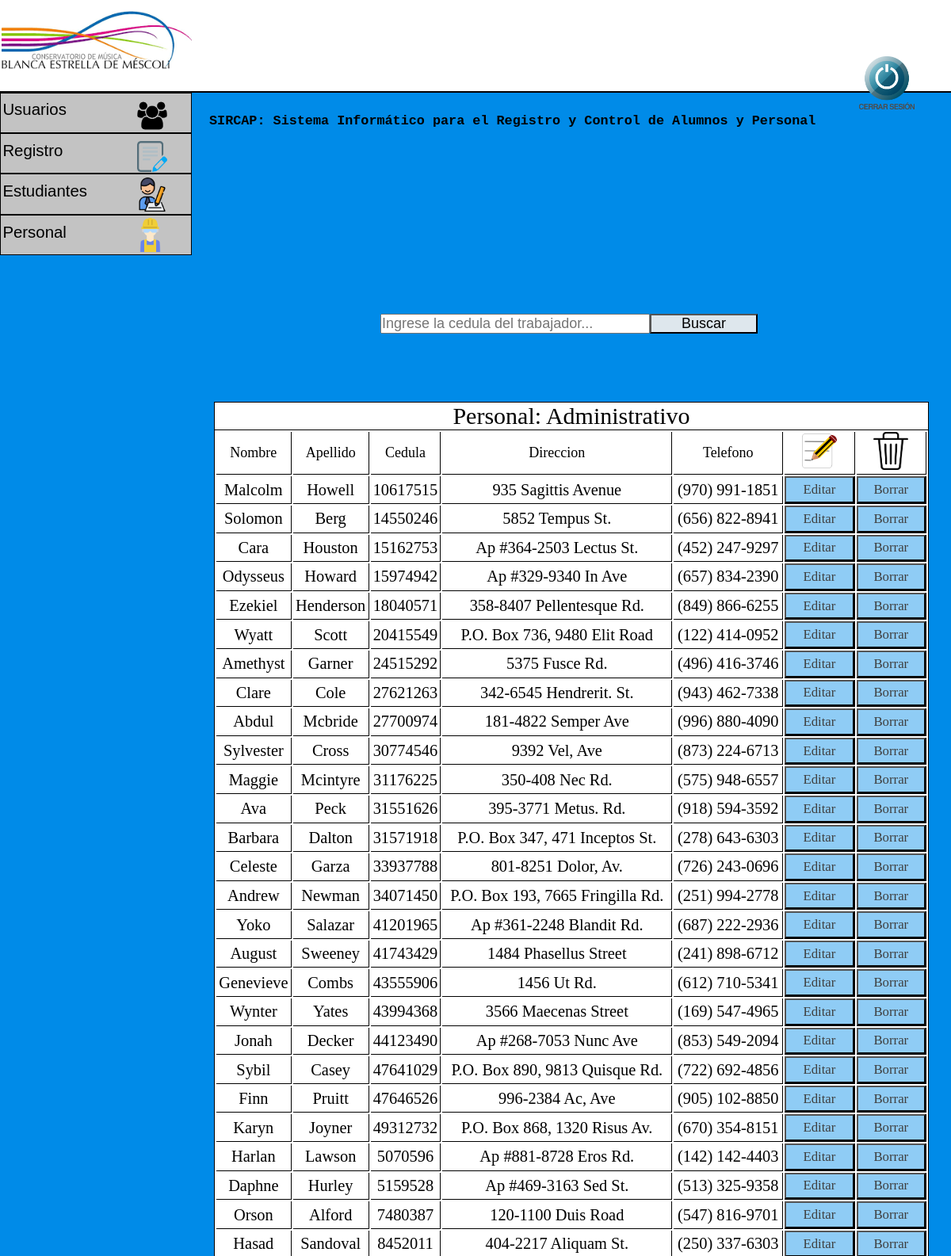
Screenshot of /admin/gestion_de_personal/personalAdministracion.php (signed in) with the database file from the repository.
### tables this page shows
CREATE TABLE `personal` (
  `nombre` varchar(20) NOT NULL,
  `apellido` varchar(20) NOT NULL,
  `cedula` varchar(10) NOT NULL,
  `direccion` varchar(40) NOT NULL,
  `telefono` varchar(20) NOT NULL,
  `cargo` varchar(1) NOT NULL
);

### admin/gestion_de_personal/personalAdministracion.php (the view, shortened to what this page needs)
  <?php
  include '../../php/conexion.php';
  $sql="SELECT nombre,apellido,cedula,direccion,telefono FROM personal WHERE cargo = 4";
  $resultado=$conexion->query($sql);
?>
<!DOCTYPE html>
<html lang="es">
<link rel="stylesheet" type="text/css" href="../../css/index.css">
<head>
</head>
<body>
  <header>
    <h2 class="titulo"> SIRCAP: Sistema Informático para el Registro y Control de Alumnos  y  Personal </h2>
    <img src="../../img/conservatorio logo.png" class="logo">
    <a href="../../php/cierreSesion.php"><img src="../../img/cerrar.png" class="cerrar"></a>
  </header>
  <div id="menu">
    <ul>
      <li><a href="">Usuarios</a> <img id="usuarios" src="../../img/usuarios.png">
      </li>
      <li><a href="">Registro</a> <img id="registro" src="../../img/registro.png">
      </li>
      <li><a href="">Estudiantes<img id="estudiante" src="../../img/estudiante.png"></a>
      </li>
      <li><a href="">Personal<img id="personal" src="../../img/obrero.png"></a>
      </li>
    </ul>
  </div>
    <div>
      <form id="busqueda" method="POST" action="../../php/buscarPersonal.php" name="busqueda" >
          <input id="barraBusqueda" maxlength="8" placeholder="Ingrese la cedula del trabajador..." name="busqueda" size="30" type="text" />
          <button id="botonBusqueda" type="submit" onclick="validacionBusqueda()">Buscar</button>
      </form>
  </div>
	<div class="tablaRegistro">
<table>
    <thead>
      <caption>Personal: Administrativo</caption>
          <tr class="tituloTabla">
          <td>Nombre</td>
              <td>Apellido</td>
              <td>Cedula</td>
              <td>Direccion</td>
              <td>Telefono</td>
              <td class="columnaImagen"><img id="editarRegistro" src="../../img/editar.png"></td>
              <td class="columnaImagen"><img id="borrarRegistro" src="../../img/borrar.png"></td>
          </tr>
    </thead>
    <tbody>
        <?php
        while ($row=$resultado->fetch_assoc()) {
            ?>
            <tr>
                <td><?php echo $row['nombre'];?></td>
                <td><?php echo $row['apellido'];?></td>
                <td><?php echo $row['cedula'];?></td>
                <td><?php echo $row['direccion'];?></td>
                <td><?php echo $row['telefono'];?></td>
                <td>
                    <form method="POST" action="../../php/editarPersonal.php">
                        <button type="submit"> Editar <input type="hidden" name="cedula" value="<?php echo $row['cedula']?>"> </button>
                    </form>
                </td>
                <td>
                    <form method="POST" action="../../php/eliminarPersonal.php">
                        <button type="submit"> Borrar <input type="hidden" name="cedula" value="<?php echo $row['cedula']?>"> </button>
                    </form>
                </td>
            </tr>
        <?php
        }
        ?>
    </tbody>
</table>
  </div>
</body>
</html>

### css/index.css (style rules this page uses)
* { margin: 0; padding: 0; }
body { background-color: #008BE8; }
.titulo { font-family: Courier, monospace; font-size: 1.4vw; position: absolute; left: 22%; top: 9%; }
.logo { width: 20%; margin-left: 0.2%; }
header { background-color: white; border-bottom: 2px solid; }
.cerrar { position: absolute; left: 90%; top: 4.5%; width: 6.5%; }
#menu ul, li { list-style: none; margin: 0; padding: 0; }
#menu ul { position: relative; z-index: 597; float: left; }
#menu ul li { float: left; min-height: 1px; line-height: 1em; vertical-align: middle; }
#menu ul li { float: none; }
#menu { width: 20%; }
#menu span, #menu a { display: inline-block; font-family: Arial, Helvetica, sans-serif; font-size: 1.7vw; text-decoration: none; }
#menu:after, #menu ul:after { content: ''; display: block; clear: both; }
#menu ul, #menu li { width: 100%; }
#menu li { background: #C3C3C3; border: 1px solid black; }
#menu a { color: black; line-height: 160%; padding: 2% 15% 5% 1%; width: 25%; }
#usuarios { width: 16%; position: absolute; left: 72%; top: 5%; }
#registro { width: 16%; position: absolute; left: 72%; top: 30%; }
#estudiante { width: 18%; position: absolute; left: 71%; top: 52%; }
#personal { width: 18%; position: absolute; left: 70%; top: 77%; }
#usuarios { font-size: 1.5vw; text-align: center; }
#busqueda { position: absolute; left: 40%; top: 25%; }
#barraBusqueda { font-size: 1.5vw; }
#botonBusqueda { font-size: 1.5vw; position: absolute; width: 40%; background-color: #DEE7ED; }
.tablaRegistro { position: absolute; left: 22.5%; top: 32%; background-color: white; border:1px solid black; width: 75%; }
table { width: 100%; height: 15em; }
.tablaRegistro caption { font-size: 2.5vw; text-align: center; border-bottom: 1px solid black }
.tablaRegistro td { border-bottom: 1px solid black; text-align: center; font-size: 1.7vw; border-right: 1px solid black; height: 1.5em; }
.tituloTabla td { font-size: 1.5vw; text-align: center; border-bottom: 1px solid black; border-right: 1px solid black; }
.columnaImagen { width: 10%; }
#editarRegistro { width: 50%; }
#borrarRegistro { width: 50%; }
table form button { font-size: 1.4vw; width: 100%; color: #3F3F3F; height: 2em; background-color: #008BE870; font-family: 'Arial Black'; }

### rows the page displays
personal: nombre "Malcolm", apellido "Howell", cedula "10617515", direccion "935 Sagittis Avenue", telefono "(970) 991-1851"
personal: nombre "Solomon", apellido "Berg", cedula "14550246", direccion "5852 Tempus St.", telefono "(656) 822-8941"
personal: nombre "Cara", apellido "Houston", cedula "15162753", direccion "Ap #364-2503 Lectus St.", telefono "(452) 247-9297"
personal: nombre "Odysseus", apellido "Howard", cedula "15974942", direccion "Ap #329-9340 In Ave", telefono "(657) 834-2390"
personal: nombre "Ezekiel", apellido "Henderson", cedula "18040571", direccion "358-8407 Pellentesque Rd.", telefono "(849) 866-6255"
personal: nombre "Wyatt", apellido "Scott", cedula "20415549", direccion "P.O. Box 736, 9480 Elit Road", telefono "(122) 414-0952"
personal: nombre "Amethyst", apellido "Garner", cedula "24515292", direccion "5375 Fusce Rd.", telefono "(496) 416-3746"
personal: nombre "Clare", apellido "Cole", cedula "27621263", direccion "342-6545 Hendrerit. St.", telefono "(943) 462-7338"
personal: nombre "Abdul", apellido "Mcbride", cedula "27700974", direccion "181-4822 Semper Ave", telefono "(996) 880-4090"
personal: nombre "Sylvester", apellido "Cross", cedula "30774546", direccion "9392 Vel, Ave", telefono "(873) 224-6713"
personal: nombre "Maggie", apellido "Mcintyre", cedula "31176225", direccion "350-408 Nec Rd.", telefono "(575) 948-6557"
personal: nombre "Ava", apellido "Peck", cedula "31551626", direccion "395-3771 Metus. Rd.", telefono "(918) 594-3592"
personal: nombre "Barbara", apellido "Dalton", cedula "31571918", direccion "P.O. Box 347, 471 Inceptos St.", telefono "(278) 643-6303"
personal: nombre "Celeste", apellido "Garza", cedula "33937788", direccion "801-8251 Dolor, Av.", telefono "(726) 243-0696"
personal: nombre "Andrew", apellido "Newman", cedula "34071450", direccion "P.O. Box 193, 7665 Fringilla Rd.", telefono "(251) 994-2778"
personal: nombre "Yoko", apellido "Salazar", cedula "41201965", direccion "Ap #361-2248 Blandit Rd.", telefono "(687) 222-2936"
personal: nombre "August", apellido "Sweeney", cedula "41743429", direccion "1484 Phasellus Street", telefono "(241) 898-6712"
personal: nombre "Genevieve", apellido "Combs", cedula "43555906", direccion "1456 Ut Rd.", telefono "(612) 710-5341"
personal: nombre "Wynter", apellido "Yates", cedula "43994368", direccion "3566 Maecenas Street", telefono "(169) 547-4965"
personal: nombre "Jonah", apellido "Decker", cedula "44123490", direccion "Ap #268-7053 Nunc Ave", telefono "(853) 549-2094"
personal: nombre "Sybil", apellido "Casey", cedula "47641029", direccion "P.O. Box 890, 9813 Quisque Rd.", telefono "(722) 692-4856"
personal: nombre "Finn", apellido "Pruitt", cedula "47646526", direccion "996-2384 Ac, Ave", telefono "(905) 102-8850"
personal: nombre "Karyn", apellido "Joyner", cedula "49312732", direccion "P.O. Box 868, 1320 Risus Av.", telefono "(670) 354-8151"
personal: nombre "Harlan", apellido "Lawson", cedula "5070596", direccion "Ap #881-8728 Eros Rd.", telefono "(142) 142-4403"
personal: nombre "Daphne", apellido "Hurley", cedula "5159528", direccion "Ap #469-3163 Sed St.", telefono "(513) 325-9358"
personal: nombre "Orson", apellido "Alford", cedula "7480387", direccion "120-1100 Duis Road", telefono "(547) 816-9701"
personal: nombre "Hasad", apellido "Sandoval", cedula "8452011", direccion "404-2217 Aliquam St.", telefono "(250) 337-6303"
